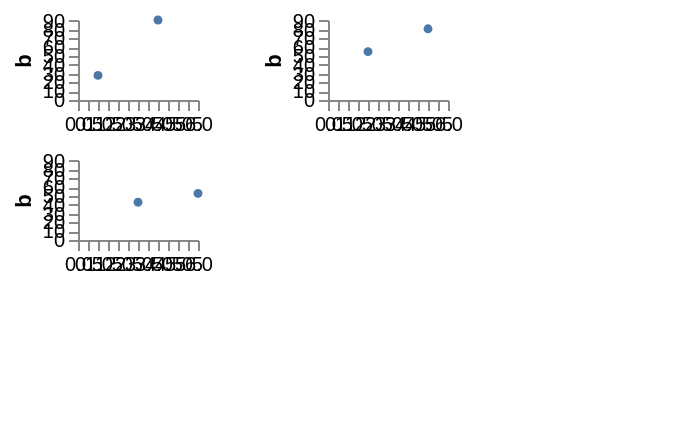

Express this chart as Vega-Lite.
### Vega specification from a JSON file in a GitHub repository (floating-point values rounded to 4 significant figures)
{"width": 300, "height": 200, "padding": 5, "data": [{"name": "table", "values": [{"a": "Alpha", "b": 28, "c": "x", "d": 1, "col": 0, "row": 0}, {"a": "Bravo", "b": 55, "c": "y", "d": 2, "col": 1, "row": 1}, {"a": "Charlie", "b": 43, "c": "x", "d": 3, "col": 2, "row": 0}, {"a": "Delta", "b": 91, "c": "z", "d": 4, "col": 0, "row": 1}, {"a": "Echo", "b": 81, "c": "y", "d": 5, "col": 1, "row": 0}, {"a": "Foxtrot", "b": 53, "c": "z", "d": 6, "col": 2, "row": 1}]}], "scales": [{"name": "x", "type": "linear", "domain": {"data": "table", "field": "d"}, "range": [0, 60]}, {"name": "y", "type": "linear", "domain": {"data": "table", "field": "b"}, "range": [40, 0]}], "layout": {"align": {"row": "none", "column": "none"}, "bounds": "full", "columns": 2, "padding": {"row": 8, "column": 24}, "center": true}, "marks": [{"type": "group", "from": {"facet": {"name": "facet", "data": "table", "groupby": ["col"]}}, "encode": {"update": {"width": {"value": 60}, "height": {"value": 40}}}, "axes": [{"orient": "left", "scale": "y", "title": "b"}, {"orient": "bottom", "scale": "x"}], "marks": [{"type": "symbol", "from": {"data": "facet"}, "encode": {"enter": {"x": {"scale": "x", "field": "d"}, "y": {"scale": "y", "field": "b"}, "size": {"value": 20}}}}]}]}
